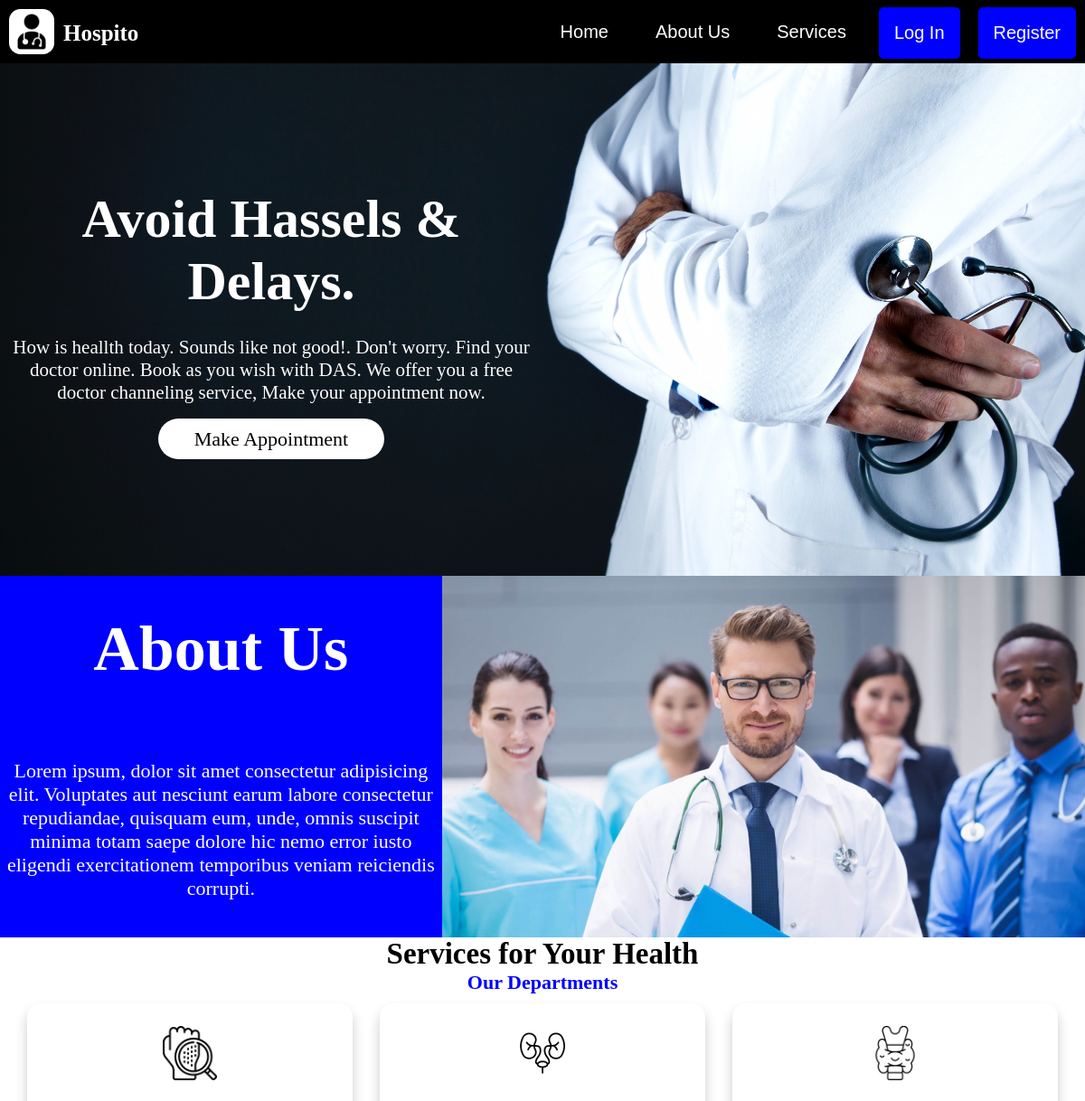
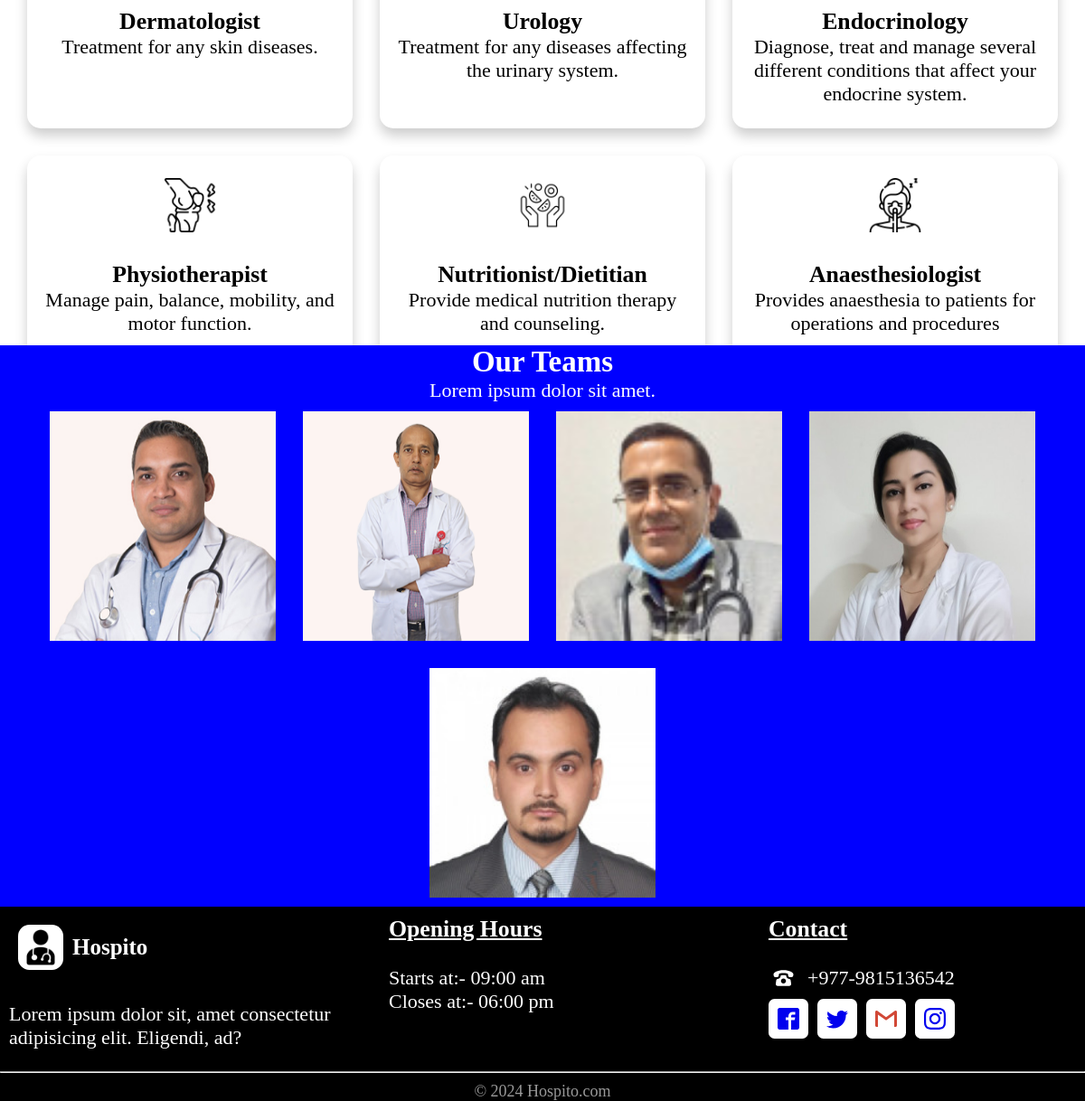
The app's page /home.php with its own data (2 pictures, top to bottom).
### tables this page shows
CREATE TABLE `specialities` (
  `id` int(11) NOT NULL,
  `title` varchar(60) NOT NULL,
  `description` text NOT NULL,
  `image_name` varchar(60) NOT NULL,
  `image_path` varchar(255) NOT NULL,
  `created_at` timestamp NULL DEFAULT current_timestamp()
);

CREATE TABLE `doctor` (
  `id` int(11) NOT NULL,
  `fname` varchar(60) NOT NULL,
  `latitude` decimal(10,8) NOT NULL,
  `longitude` decimal(11,8) NOT NULL,
  `email` varchar(60) NOT NULL,
  `password` varchar(60) NOT NULL,
  `phone` varchar(60) NOT NULL,
  `address` varchar(255) NOT NULL,
  `image_name` varchar(255) NOT NULL,
  `image_path` varchar(255) NOT NULL,
  `sid` int(11) DEFAULT NULL,
  `created_at` timestamp NULL DEFAULT current_timestamp()
);

### home.php (the view, shortened to what this page needs)
<?php
    include "connection.php";
?>
<!DOCTYPE html>
<html lang="en">
<head>
    <link rel="stylesheet" href="assets/style.css">
</head>
<body>
    <header class="header">
        <div class="logo">
            <img src="assets/img/doctorslogo.jpg">
            <h1>Hospito</h1>
        </div>
        <nav class="main-nav">
            <ul>
                <li><a href="#home" id="Home">Home</a></li>
                <li><a href="#about-us">About Us</a></li>
                <li><a href="#services">Services</a></li>
                <li><a href="login.php">Log In</a></li>
                <li><a href="create-account.php">Register</a></li>
            </ul>
        </nav>
    </header>
    <section class="entry-block">
        <div class="entry-block__description hasbg bgfull-fixed" style="background-image: url('assets/img/doctorgrd.jpg');">
            <div class="text-box">
                <h2 class="titlestyle1">Avoid Hassels & Delays.</h2> <br>
                <p>How is heallth today. Sounds like  not good!. Don't worry. Find your doctor online. Book as you wish with DAS.  We offer you a free doctor channeling service, Make your appointment now.</p><br>
                <a href="patient/form.php" class="button">Make Appointment</a>
            </div>
        </div>
    </section>
    <section id="about-us">
        <div class="description">
            <h1>About Us</h1>
            <p>Lorem ipsum, dolor sit amet consectetur adipisicing elit. Voluptates aut nesciunt earum labore consectetur repudiandae, quisquam eum, unde, omnis suscipit minima totam saepe dolore hic nemo error iusto eligendi exercitationem temporibus veniam reiciendis corrupti.</p>
        </div>
        <img src="assets/img/bg01.jpg" alt="aboutus">
    </section>
    <section id="services">
        <div class="description">
            <h2>Services for Your Health</h2>
            <h4 style="color: blue;">Our Departments</h4>
        </div>
        <div class="service-card">
            <?php
                $sql = "SELECT * FROM specialities";
                $result = $conn->query($sql);
                while ($row = mysqli_fetch_assoc($result)) {
                    $image_path = $row['image_path'];
                    $image_name = $row['image_name'];
                    $title = $row['title'];
                    $description = $row['description'];
            ?>
            <div class="service-card-inner">
                <img src="admin/<?php echo $image_path ?>" alt="<?php echo $image_name ?>"><br><br>
                <h3><?php echo "$title"; ?></h3>
                <p><?php echo "$description"; ?></p>
            </div>
            <?php
                }
            ?>
        </div>
    </section>
    <section class="team">
        <h2>Our Teams</h2>
        <p>Lorem ipsum dolor sit amet.</p>
        <div class="flip-container">
            <?php
                $dosql = "SELECT * FROM doctor";
                $doresult = $conn->query($dosql);
                while ($row = mysqli_fetch_assoc($doresult)) {
                    $image_path = $row['image_path'];
                    $image_name = $row['image_name'];
                    $fname = $row['fname'];
            ?>
            <div class="flip-card">
                <div class="flip-card-inner">
                    <div class="flip-card-front">
                        <img src="admin/<?php echo $image_path ?>" alt="<?php echo $image_name ?>">
                    </div>
                    <div class="flip-card-back">
                        <p class="title"><?php echo "$fname"; ?></p>
                        <p><?php
                        ?></p>
                    </div>
                </div>
            </div>
            <?php
                }
            ?>
        </div>
    </section>
    <footer>
        <div class="grid-box">
            <div class="box1">
                <div class="logo">
                    <img src="assets/img/doctorslogo.jpg">
                    <h1>Hospito</h1>
                </div> <br>
                <p>Lorem ipsum dolor sit, amet consectetur adipisicing elit. Eligendi, ad?</p>
            </div>
            <div class="box2">
                <h3><u>Opening Hours</u></h3> <br>
                <p>Starts at:- 09:00 am</p>
                <p>Closes at:- 06:00 pm</p>
            </div>
            <div class="box3">
                <h3><u>Contact</u></h3> <br>
                <a href="tel:+977-9815136542" style="color:#fff;"><svg class="icon icon-old-phone" style="background-color: black;"><use xlink:href="#icon-old-phone"></use></svg>+977-9815136542</a>
                <div class="social-media">
                    <ul>
                        <li><a href="facebook.com" class="Facebook">
                            <svg class="icon icon-facebook2"><use xlink:href="#icon-facebook2"></use></svg>
                        </a></li>
                        <li><a href="twitter.com" class="twitter">
                            <svg class="icon icon-twitter"><use xlink:href="#icon-twitter"></use></svg>
                        </a></li>
                        <li><a href="gmail.com" class="gmail">
                            <svg class="icon icon-gmail"><use xlink:href="#icon-gmail"></use></svg>
                        </a></li>
                        <li><a href="instagram.com" class="Instagram">
                            <svg class="icon icon-instagram"><use xlink:href="#icon-instagram"></use></svg>
                        </a></li>
                    </ul>
                </div><br>
            </div>
        </div>
        <hr>
        <div class="footer-cr">
            <p>&copy 2024 Hospito.com</p>
        </div>
    </footer>
</body>
</html>

### records on screen
specialities: image_path+image_name (picture), title "Dermatologist", description "Treatment for any skin diseases."
specialities: image_path+image_name (picture), title "Urology", description "Treatment for any diseases affecting the urinary system."
specialities: image_path+image_name (picture), title "Endocrinology", description "Diagnose, treat and manage several different conditions that affect your endocrine system."
specialities: image_path+image_name (picture), title "Physiotherapist", description "Manage pain, balance, mobility, and motor function."
specialities: image_path+image_name (picture), title "Nutritionist/Dietitian", description "Provide medical nutrition therapy and counseling."
specialities: image_path+image_name (picture), title "Anaesthesiologist", description "Provides anaesthesia to patients for operations and procedures"
doctor: image_path+image_name (picture)
doctor: image_path+image_name (picture)
doctor: image_path+image_name (picture)
doctor: image_path+image_name (picture)
doctor: image_path+image_name (picture)
